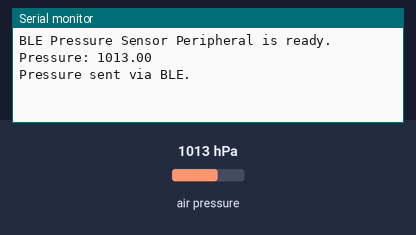
Recording of a sketch running on a simulated Arduino Nano 33 IoT. Parts: the last lines printed to the serial monitor. Inputs (shaded band) come from the test bench; at power-on: air pressure 1013 hPa. Nothing arrives over Bluetooth unless stated; a phone connects over Bluetooth LE 3 s after start.

Above: at 18.0 s.
18.1 s: air pressure set to 952 hPa
At 21.3 s:
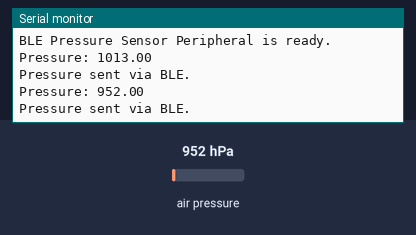
33.1 s: air pressure set to 975 hPa
At 41.4 s:
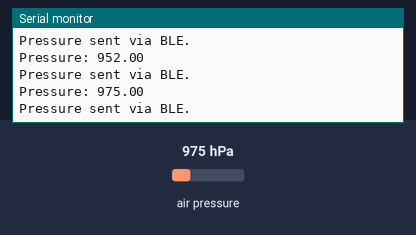
Timing chart, 0 to 42.9 s (numbered marks = the images above; inputs shaded):
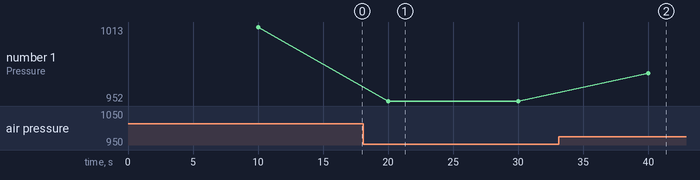

The sketch:

esp_pressure.ino
```cpp
#include <ArduinoBLE.h>
#include <Adafruit_BMP280.h>
#include <Wire.h>

#define SDA_PIN 21
#define SCL_PIN 22

Adafruit_BMP280 bmp; // BMP280 sensor

// BLE Service en Characteristic
BLEService pressureService("b4f142ab-edae-4a52-b90b-4d9e7edb1d10");
BLEStringCharacteristic pressureCharacteristic("b4f142ab-edae-4a52-b90b-4d9e7edb1d10", BLERead | BLENotify, 20);

void ConnectHandler(BLEDevice central) {
  Serial.print("Connected to BLE ");
  Serial.println(central.address());
}

void DisconnectHandler(BLEDevice central) {
  Serial.print("Disconnected: ");
  Serial.println(central.address());
}

void setup() {
  Serial.begin(115200);
  while (!Serial);

  Wire.begin(SDA_PIN, SCL_PIN);

  if (!bmp.begin(0x76)) {
    Serial.println("BMP280 not found!");
    while (1);
  }

  if (!BLE.begin()) {
    Serial.println("Starting BLE failed!");
    while (1);
  }

  // BLE Setup
  BLE.setEventHandler(BLEConnected, ConnectHandler);
  BLE.setEventHandler(BLEDisconnected, DisconnectHandler);
  BLE.setLocalName("PRESSURE");
  BLE.setAdvertisedService(pressureService);

  pressureService.addCharacteristic(pressureCharacteristic);
  BLE.addService(pressureService);
  pressureCharacteristic.writeValue("0");

  BLE.advertise();

  Serial.println("BLE Pressure Sensor Peripheral is ready.");
}

void loop() {
  static unsigned long lastSendTime = 0;
  unsigned long currentTime = millis();

  BLE.poll();

  if (BLE.connected() && currentTime - lastSendTime >= 10000) {
    lastSendTime = currentTime;

    float pressure = bmp.readPressure() / 100.0F; // hPa
    String pressureStr = String(pressure, 2);

    Serial.print("Pressure: ");
    Serial.println(pressureStr);

    pressureCharacteristic.writeValue(pressureStr);
    Serial.println("Pressure sent via BLE.");
  }
}
```

Measured:
- after the input at 18.1 s, the serial monitor: prints a new line after 1.9 s (image 1)
- after the input at 33.1 s, the serial monitor: prints a new line after 6.9 s (image 2)
- plotted number 1: 1013 → 952 after the input at 18.1 s, 952 → 975 after the input at 33.1 s
